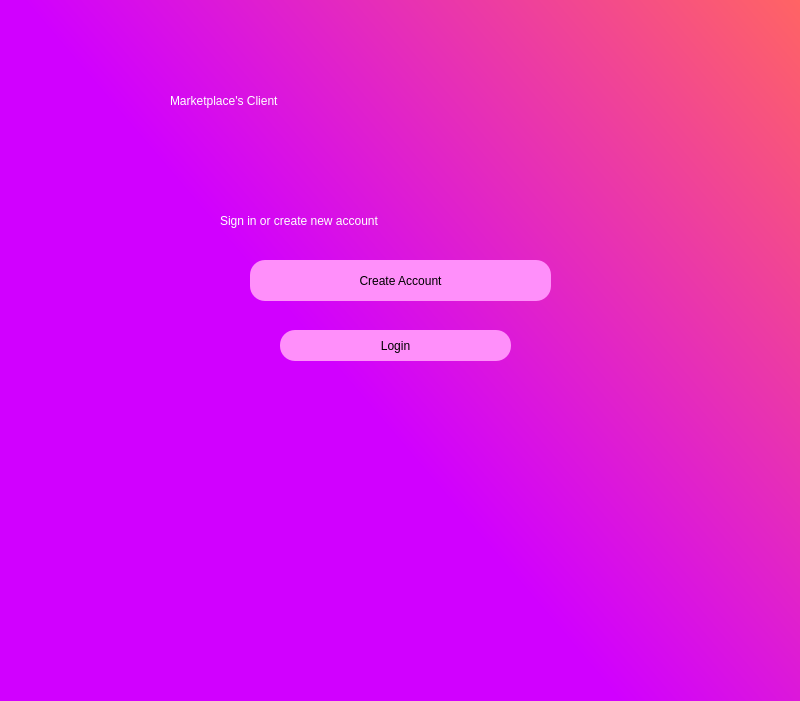
<?xml version="1.0" encoding="UTF-8"?>
<ui version="4.0">
 <class>Dialog</class>
 <widget class="QDialog" name="Dialog">
  <property name="geometry">
   <rect>
    <x>0</x>
    <y>0</y>
    <width>800</width>
    <height>701</height>
   </rect>
  </property>
  <property name="windowTitle">
   <string>Marketplace</string>
  </property>
  <property name="windowIcon">
   <iconset>
    <normaloff>R.png</normaloff>R.png</iconset>
  </property>
  <widget class="QWidget" name="widget" native="true">
   <property name="geometry">
    <rect>
     <x>0</x>
     <y>0</y>
     <width>800</width>
     <height>800</height>
    </rect>
   </property>
   <property name="styleSheet">
    <string notr="true">QWidget#widget{
background-color: qlineargradient(spread:pad, x1:0.426545, y1:0.488, x2:1, y2:0, stop:0.0170455 rgba(209, 0, 255, 255), stop:1 rgba(255, 100, 100, 255));}</string>
   </property>
   <widget class="QLabel" name="label">
    <property name="geometry">
     <rect>
      <x>170</x>
      <y>50</y>
      <width>491</width>
      <height>101</height>
     </rect>
    </property>
    <property name="styleSheet">
     <string notr="true">font: 700 italic 38pt &quot;Segoe UI&quot;;
color:white;</string>
    </property>
    <property name="text">
     <string>Marketplace's Client</string>
    </property>
   </widget>
   <widget class="QLabel" name="label_2">
    <property name="geometry">
     <rect>
      <x>220</x>
      <y>200</y>
      <width>361</width>
      <height>41</height>
     </rect>
    </property>
    <property name="styleSheet">
     <string notr="true">font: 75 20pt &quot;MS Shell Dlg 2&quot;;
color :white</string>
    </property>
    <property name="text">
     <string>Sign in or create new account</string>
    </property>
   </widget>
   <widget class="QPushButton" name="loginbut">
    <property name="geometry">
     <rect>
      <x>280</x>
      <y>330</y>
      <width>231</width>
      <height>31</height>
     </rect>
    </property>
    <property name="styleSheet">
     <string notr="true">border-radius:15px;
font: 75 17pt &quot;MS Shell Dlg 2&quot;;
background-color: rgb(255, 143, 250);</string>
    </property>
    <property name="text">
     <string>Login</string>
    </property>
   </widget>
   <widget class="QPushButton" name="welcomebut">
    <property name="geometry">
     <rect>
      <x>250</x>
      <y>260</y>
      <width>301</width>
      <height>41</height>
     </rect>
    </property>
    <property name="styleSheet">
     <string notr="true">border-radius:15px;
font: 75 18pt &quot;MS Shell Dlg 2&quot;;

background-color: rgb(255, 143, 250);</string>
    </property>
    <property name="text">
     <string>Create Account</string>
    </property>
   </widget>
  </widget>
 </widget>
 <resources/>
 <connections/>
</ui>
